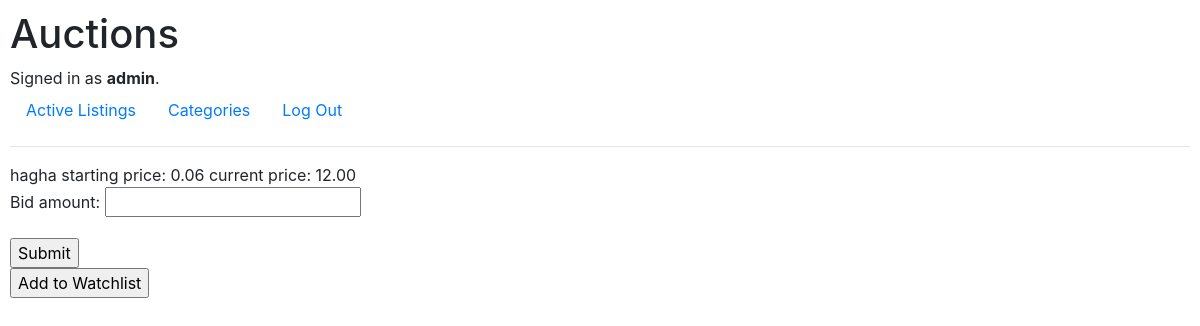
The page /auction/6 (signed in) on the database as committed earlier.
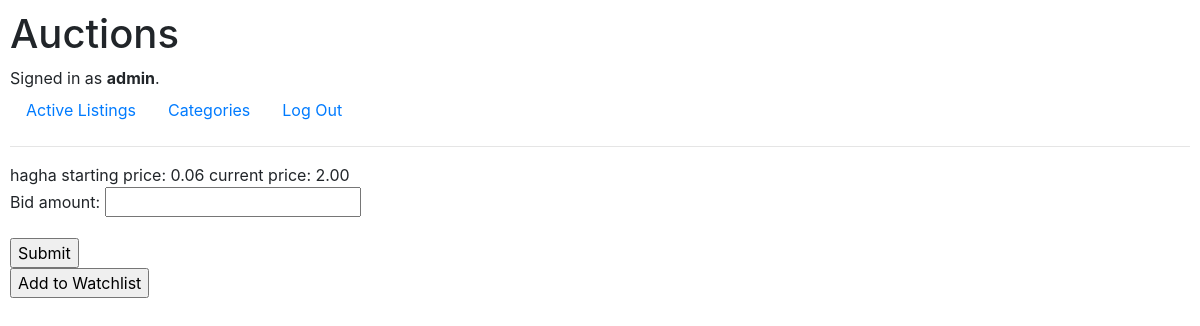
The same page on the database as committed later.
### auctions/models.py (models this page shows, shortened)
class User(AbstractUser):
    pass

class Listing(models.Model):
    item_name = models.CharField(max_length=128)
    item_description = models.TextField()
    starting_price = models.DecimalField(decimal_places=2, max_digits=8, validators=[MinValueValidator(0.01)])
    image = models.ImageField(upload_to="", blank=True, default="noimage.svg.png")
    image_url = models.URLField(blank=True)
    category = models.ForeignKey(Category, on_delete=models.CASCADE, related_name="listings")
    user = models.ForeignKey(User, on_delete=models.CASCADE, related_name="listings")
    active = models.BooleanField(default=True)

class Bid(models.Model):
    bid_amount = models.DecimalField(decimal_places=2, max_digits=8, validators=[MinValueValidator(0.01)])
    user = models.ForeignKey(User, on_delete=models.CASCADE, related_name="bids")
    auction = models.ForeignKey(Listing, on_delete=models.CASCADE, related_name="bids")

### auctions/views.py (the view)
# urls.py: path("auction/<str:pk>", views.auction_view, name="auction"),
def auction_view(request, pk):
    try:
        auction = Listing.objects.get(pk=pk)
    except:
        return render(request, "auctions/no_auction.html")
    highest_bid = Bid.objects.filter(auction=auction).latest("bid_amount")
    watchlist = Watchlist.objects.all().filter(user=request.user).filter(auction=auction)
    return render(
        request,
        "auctions/auction.html",
        {
            "auction": auction,
            "pk": pk,
            "bidform": BidForm(),
            "highest_bid": highest_bid,
            "watchlist": watchlist,
        },
    )

### auctions/views.py
class BidForm(ModelForm):
    class Meta:
        model = Bid
        fields = ["bid_amount"]

### auctions/templates/auctions/auction.html (shortened to what this page needs)
{% extends "auctions/layout.html" %}
{% block body %}
{{ auction.item_name }}
starting price:
{{ auction.starting_price }}
current price:
{{ highest_bid.bid_amount }}
<form action="{% url 'make_bid' auction.pk %}" method="POST">{% csrf_token %}
{{ bidform.as_p }}
<input type="submit">
</form>
<form method="POST" action="{% url 'e_watchlist' auction.pk %}">
    {% if auction in request.user.watchlists.all %}
        <input type="submit" value="Remove from Watchlist" />
    {% else %}
        <input type="submit" value="Add to Watchlist" />
    {% endif %}
</form>
{% endblock %}

### auctions/templates/auctions/layout.html (shortened to what this page needs)
{% load static %}
<!DOCTYPE html>
<html lang="en">
    <head>
        <link rel="stylesheet" href="https://stackpath.bootstrapcdn.com/bootstrap/4.4.1/css/bootstrap.min.css">
        <link href="{% static 'auctions/styles.css' %}" rel="stylesheet">
    </head>
    <body>
        <h1>Auctions</h1>
        <div>
            {% if user.is_authenticated %}
                Signed in as <strong>{{ user.username }}</strong>.
            {% else %}
                Not signed in.
            {% endif %}
        </div>
        <ul class="nav">
            <li class="nav-item">
                <a class="nav-link" href="{% url 'index' %}">Active Listings</a>
            </li>
            <li class="nav-item">
                <a class="nav-link" href="{% url 'categories' %}">Categories</a>
            </li>
            {% if user.is_authenticated %}
                <li class="nav-item">
                    <a class="nav-link" href="{% url 'logout' %}">Log Out</a>
                </li>
            {% endif %}
        </ul>
        <hr>
        {% block body %}
        {% endblock %}
    </body>
</html>

### auctions/static/auctions/styles.css (style rules this page uses)
body { padding: 10px; }

Rows that differ between the two databases and show on the page:
removed Bid: bid_amount "12.00"
added Bid: bid_amount "2.00"
